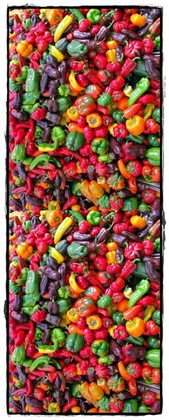
%> input picture New folder/1301f7cc738d8af53f1746631da66f93.jpg, 169 x 420 px, shrunk from 236 x 585 before the run
$ octave --eval "result = protanopia('New folder/1301f7cc738d8af53f1746631da66f93.jpg');"   (GNU Octave 9; MATLAB toolbox functions it lacks are replaced by stand-ins)
%> lines starting %> are read from the running program, lines starting %| are printed output that depends on the picture; in (x1, y1, x2, y2) boxes, pixels count from 0 and x2, y2 are one past the last pixel; in counts of white or black regions, pixels touching at a corner belong together; the program's own positions count from 1
function [filename,RGBp,xn] = protanopia(filename)
      %display original image
figure();
subplot(2,2,1);
imshow(filename);
title('Original image');
%waitbar( 0.25 , 'Loading');
%display image as seen by the colour blind

lms2lmst = [1 0 0; 0.494207 0 1.24827; 0 0 1] ;


rgb2lms = [17.8824 43.5161 4.11935; 3.45565 27.1554 3.86714; 0.0299566 0.184309 1.46709] ;

lms2rgb = inv(rgb2lms) ;


%read picture into RGB value


RGB = double(imread(filename,'png'));

sizeRGB = size(RGB) ;
%> sizeRGB = [420 169 3]


%transform to LMS space

for i = 1:sizeRGB(1)

for j = 1:sizeRGB(2)

rgb = RGB(i,j,:);

rgb = rgb(:);


LMS(i,j,:) = rgb2lms * rgb;

end

end
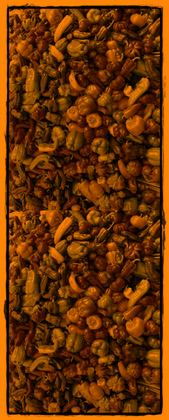
%> LMS: size 420x169x3 double; mean R, G, B 7000.4, 3354, 133.8; drawn with min black and max white


%transform to colorblind LMS values

for i = 1:sizeRGB(1)

for j = 1:sizeRGB(2)

lms = LMS(i,j,:);

lms = lms(:);


LMSp(i,j,:) = lms2lmst * lms;

end

end


%transform new LMS value to RGB values

for i = 1:sizeRGB(1)

  for j = 1:sizeRGB(2)

     lmsp = LMSp(i,j,:);

     lmsp = lmsp(:);


     RGBp(i,j,:) = lms2rgb * lmsp;

     end

     end
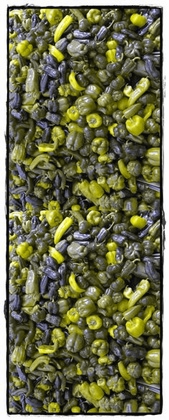
%> RGBp: size 420x169x3 double; mean R, G, B 109, 109, 75.3; drawn with min black and max white


RGBp = uint8(RGBp);
%> RGBp: size 420x169x3 uint8

%RGBd = uint8(RGBd);
%waitbar( 0.5 , h , 'Loading....');
subplot(2,2,2)
imshow(RGBp);
title('original image as seen by the Color Vision Deficient');


%write to file
imwrite(RGBp,[filename 'p.png'],'png');

% recolouring image

lms2lmst = [1 0 0; 0.494207 0 1.24827; 0 0 1];
rgb2lms = [17.8824 43.5161 4.1193; 3.4557 27.1554 3.8671; 0.02996 0.18431 1.4670] ;

lms2rgb = inv(rgb2lms) ;


%read picture into RGB value

RGB = double(imread( filename,'png'));

sizeRGB = size(RGB) ;
RGBp=zeros(size(RGB));
xn=zeros(size(RGB));


% read actual picture

RGB1 = imread(filename,'png');
%> RGB1 is the input picture: size 420x169x3 uint8; mean R, G, B 144.5, 94.2, 76.4


 %transform to LMS space

for i = 1:sizeRGB(1)

for j = 1:sizeRGB(2)

rgb = RGB(i,j,:);

rgb = rgb(:);

LMS(i,j,:) = rgb2lms * rgb;

end

end


%transform to colorblind LMS values

for i = 1:sizeRGB(1)

for j = 1:sizeRGB(2)

lms = LMS(i,j,:);

lms = lms(:);

LMSp(i,j,:) = lms2lmst * lms;

end

end


%transform new LMS value to RGB values

for i = 1:sizeRGB(1)

  for j = 1:sizeRGB(2)

     lmsp = LMSp(i,j,:);

     lmsp = lmsp(:);

     RGBp(i,j,:) = lms2rgb * lmsp;
  end

end
%> RGBp: size 420x169x3 double


% Step 1 : Separating CBU and CBP

TV=[33; 33; 33]; %Random values can change ltr

for i= 1:sizeRGB(1);
   for j= 1:sizeRGB(2);

        xo = RGB (i,j,:);
        xo = xo(:); % xo denotes pixel of original image
        %TV=[0.1*xo(1); 0.1*xo(2); 0.1*xo(3)];

        xd = RGBp(i,j,:);
        xd = xd(:); % xd denotes pixel of simulated image

        if and (xo(1)>xo(2),xo(1)>xo(3))
             dx=1;
        else
            dx=0;
        end

        if and (and ( abs(xo(1)-xd(1))<TV(1), abs(xo(2)-xd(2))<TV(2)), abs(xo(3)-xd(3))<TV(3))
            px=1;
        else
            px=0;
        end

        if and(dx==1,px==0)
            O(i,j)=1; % CBU
        else
            O(i,j)=0; % CBP
        end
    end
end
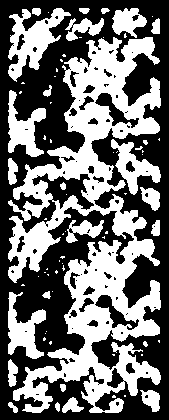
%> O: size 420x169 double; values 0 (black) and 1 (white), 44.2% white; 73 white regions (48 under 20 px), largest, box (x1, y1, x2, y2) and area: (8, 37, 161, 413) 22357, (8, 8, 71, 82) 1918, (8, 292, 46, 359) 1229
%> after the loop, dx = 0; px = 1
%imshow (O);


% Step 2 : Global colour rotation

for i= 1:sizeRGB(1);
    for j= 1:sizeRGB(2);

       if (O(i,j)==1) % CBU

        xo = RGB(i,j,:);
        xo = xo(:); % xo denotes pixel of original image


        xd = RGBp(i,j,:);
        xd = xd(:); % xd denotes pixel of simulated image

        w = abs(xo(1)-xd(1))+abs(xo(2)-xd(2))+abs(xo(3)-xd(3)); % w is directly proportional to rotation angle

        %TRY
        w=degtorad(w);

        a = 0.017;
        b = 1.182; % a and b are constants (which are to be varied)

        %a=0.015;
        %b=0.017;

        v= atan(xo(3)/sqrt(xo(1)^2+xo(2)^2 ));


        r = ((pi/2)+v)/2; % variable value of r surrently set to average of pi/2 and v


        tg = (w+b)*r*a;


        q0 = 2*cos(tg/2);
        q1 = 2*sin(tg/2)*cos(degtorad(xo(1)));
        q2 = sin(tg/2)*cos(degtorad(xo(2)));
        q3 = sin(tg/2)*cos(degtorad(xo(3)));

        p = [(2*(q2^2+q3^2)) 2*(q1*q2-q0*q3) 2*(q0*q2+q1*q3) ;
             0.5+2*(q1*q2+q0*q3) 1-(2*(q1^2+q3^2)) 2*(q2*q3-q0*q1) ;
             0.5+2*(q1*q3-q0*q2) 2*(q0*q1+q2*q3) 1-(2*(q1^2+q2^2))];


        temp = p*(xo-xd) + xo


        xn(i,j,1)=temp(1);
        xn(i,j,2)=temp(2);
        xn(i,j,3)=temp(3);

       else
        xn(i,j,1)=RGB1(i,j,1);
        xn(i,j,2)=RGB1(i,j,2);
        xn(i,j,3)=RGB1(i,j,3);
       end

    end
end
%waitbar(0.75 , h , 'Loading.....');
xn=uint8(xn);
subplot(2,2,3);
imshow (xn);
title('re-coloured image');
imwrite(xn,[filename 'n1.png'],'png');

%re-coloured image as visible to the CVD


%read picture into RGB value


RGB = double(imread([filename 'n1.png']));

sizeRGB = size(RGB) ;


%transform to LMS space

for i = 1:sizeRGB(1)

for j = 1:sizeRGB(2)

rgb = RGB(i,j,:);

rgb = rgb(:);


LMS(i,j,:) = rgb2lms * rgb;

end

end


%transform to colorblind LMS values

for i = 1:sizeRGB(1)

for j = 1:sizeRGB(2)

lms = LMS(i,j,:);

lms = lms(:);


LMSp(i,j,:) = lms2lmst * lms;


end

end


%transform new LMS value to RGB values

for i = 1:sizeRGB(1)

  for j = 1:sizeRGB(2)

     lmsp = LMSp(i,j,:);

     lmsp = lmsp(:);


     RGBp(i,j,:) = lms2rgb * lmsp;


     end

     end


RGBp = uint8(RGBp);

%waitbar(1,h,'Loading......');
%close(h);
subplot(2,2,4)
imshow(RGBp);
title('Re-coloured image as seen by CVD');


%write to file
imwrite(RGBp,[filename 'p.png'],'png');

  str = ' You are now viewing the comparitive view'


  end


%> (the run ends here)

$ run again, on New folder/139651653.jpg
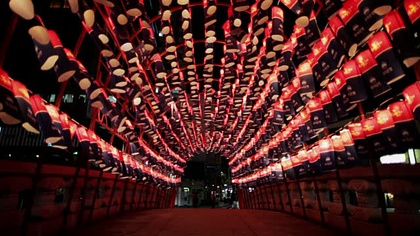
%> input picture New folder/139651653.jpg, 420 x 236 px, shrunk from 640 x 360 before the run
%> after the loop in protanopia, `for i = 1:sizeRGB(1)`:
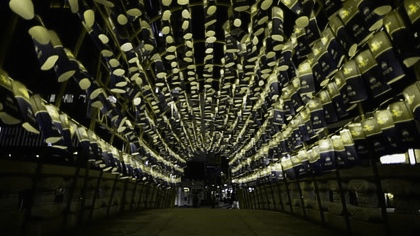
%> RGBp: size 236x420x3 double; mean R, G, B 45.5, 45.5, 29.5; drawn with min black and max white
%> in protanopia, RGB1 is the input picture: size 236x420x3 uint8; mean R, G, B 76.1, 32.8, 30.5
%> after the loop in protanopia, `for i= 1:sizeRGB(1);`:
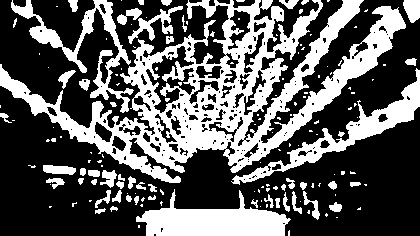
%> O: size 236x420 double; values 0 (black) and 1 (white), 36.3% white; 154 white regions (102 under 20 px), largest, box (x1, y1, x2, y2) and area: (0, 0, 406, 183) 21969, (136, 189, 291, 236) 3894, (231, 68, 420, 185) 3142
%> after the loop in protanopia, `for i= 1:sizeRGB(1);`: dx = 0; px = 1
